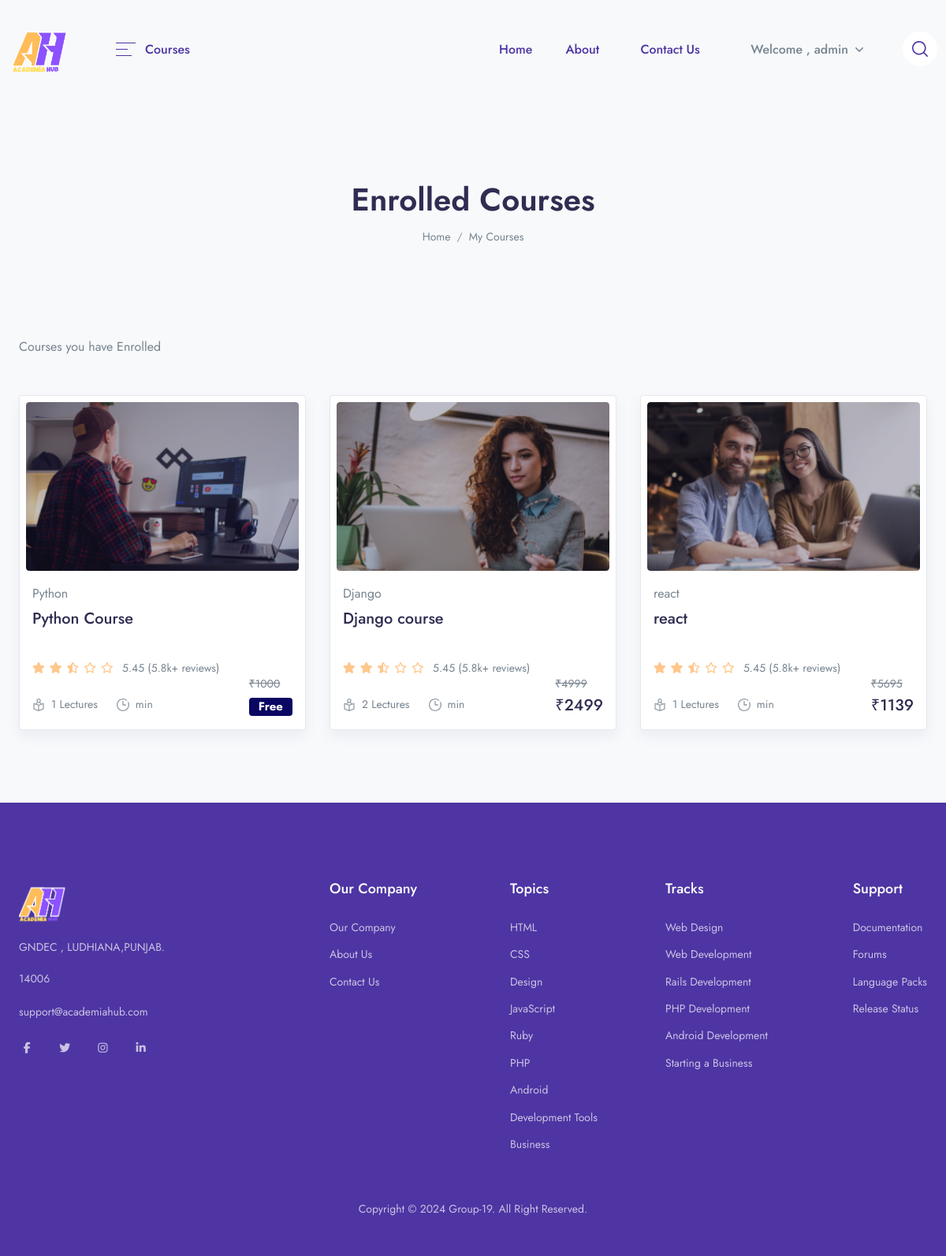
The app's page /my-course (signed in) with its own data.
### app/models.py (models this page shows, shortened)
class UserCourse(models.Model):
    user = models.ForeignKey(User, on_delete=models.CASCADE)
    course = models.ForeignKey(Course, on_delete=models.CASCADE)
    paid = models.BooleanField(default=0)
    date = models.DateTimeField(auto_now_add=True)

class Course(models.Model):
    STATUS = (
        ("PUBLISH", "PUBLISH"),
        ("DRAFT", "DRAFT"),
    )
    featured_image = models.ImageField(upload_to="Media/featured_image", null=True)
    featured_video = models.CharField(max_length=300, null=True)
    title = models.CharField(max_length=500)
    created_at = models.DateTimeField(auto_now_add=True)
    author = models.ForeignKey(Author, on_delete=models.CASCADE, null=True)
    category = models.ForeignKey(Categories, on_delete=models.CASCADE)
    language = models.ForeignKey(Language, on_delete=models.CASCADE, null=True)
    deadline = models.CharField(max_length=100, null=True)
    level = models.ForeignKey(Level, on_delete=models.CASCADE, null=True)
    description = models.TextField()
    price = models.IntegerField(null=True, default=0)
    discount = models.IntegerField(null=True)
    slug = models.SlugField(default="", max_length=255, null=True, blank=True)
    status = models.CharField(choices=STATUS, max_length=100, null=True)
    certificate = models.CharField(null=True, default=False, max_length=100)
    def get_absolute_url(self):
        return reverse("course_details", kwargs={"slug": self.slug})

class Categories(models.Model):
    icon = models.CharField(max_length=200, null=True)
    name = models.CharField(max_length=200)
    def __str__(self):
        return self.name

### LMS/views.py (the view)
# urls.py: path("my-course", views.MY_COURSE, name="my_course"),
def MY_COURSE(request):
    category = Categories.objects.all().order_by("id")[0:5]
    course = UserCourse.objects.filter(user=request.user)
    context = {
        "course": course,
        "category": category,
    }
    return render(request, "course/my_course.html", context)

### app/templatetags/course_tags.py (called while the page is built)
@register.simple_tag
def discount_calculation(price, discount):
    if discount is None or discount is 0:
        return price
    sellprice = price
    sellprice = price - (price * discount / 100)
    return math.floor(sellprice)

### templates/course/my_course.html (shortened to what this page needs)
{% extends 'base.html' %}
{% load static %}
{% load course_tags %}
{% block content %}
<header class="py-8 py-md-11" style="background-image: none;">
    <div class="container text-center py-xl-2">
        <h1 class="display-4 fw-semi-bold mb-0">Enrolled Courses</h1>
        <nav aria-label="breadcrumb">
            <ol class="breadcrumb breadcrumb-scroll justify-content-center">
                <li class="breadcrumb-item">
                    <a class="text-gray-800" href="{% url 'home' %}">
                        Home
                    </a>
                </li>
                <li class="breadcrumb-item text-gray-800 active" aria-current="page">
                    My Courses
                </li>
            </ol>
        </nav>
    </div>
</header>
<div class="container mb-6 mb-xl-8 z-index-2">
    <div class="d-xl-flex align-items-center">
        <p class="mb-xl-0">Courses you have Enrolled </p>
    </div>
</div>
<div class="container pb-4 pb-xl-7">
    <div class="row row-cols-md-2 row-cols-xl-3 mb-6 mb-xl-3">
        {% for i in course %}
        <div class="col-md pb-4 pb-md-7">
            <div class="card border shadow p-2 lift sk-fade">
                <div class="card-zoom position-relative">
                    <a href="{{i.course.get_absolute_url}}" class="card-img sk-thumbnail d-block">
                        <img class="rounded shadow-light-lg" src="{{i.course.featured_image}}" alt="...">
                    </a>
                </div>
                <div class="card-footer px-2 pb-2 mb-1 pt-4 position-relative">
                    <a href="#"><span
                            class="mb-1 d-inline-block text-gray-800">{{i.course.category}}</span></a>
                    <div class="position-relative">
                        <a href="course-single-v2.html" class="d-block stretched-link">
                            <h4 class="line-clamp-2 h-md-48 h-lg-58 me-md-6 me-lg-10 me-xl-4 mb-2">{{i.course.title}}</h4>
                        </a>
                        <div class="d-lg-flex align-items-end flex-wrap mb-n1">
                            <div class="star-rating mb-2 mb-lg-0 me-lg-3">
                                <div class="rating" style="width:50%;"></div>
                            </div>
                            <div class="font-size-sm">
                                <span>5.45 (5.8k+ reviews)</span>
                            </div>
                        </div>
                        <div class="row mx-n2 align-items-end">
                            <div class="col px-2">
                                <ul class="nav mx-n3">
                                    <li class="nav-item px-3">
                                        <div class="d-flex align-items-center">
                                            <div class="me-2 d-flex icon-uxs text-secondary">
                                            </div>
                                            <div class="font-size-sm">{{i.course.video_set.all.count}} Lectures</div>
                                        </div>
                                    </li>
                                    <li class="nav-item px-3">
                                        <div class="d-flex align-items-center">
                                            <div class="me-2 d-flex icon-uxs text-secondary">
                                            </div>
                                            <div class="font-size-sm">{{time_duration.sum}} min</div>
                                        </div>
                                    </li>
                                </ul>
                            </div>
                            {% discount_calculation i.course.price i.course.discount as discounted_price %}
                            {% if discounted_price == 0 %}
                            <div class="col-auto px-2 text-right">
                                <del class="font-size-sm">₹{{i.course.price}}</del>
                                <ins class="h4 mb-0 d-block mb-lg-n1"><span class="badge badge-primary">Free</span></ins>
                            </div>
                            {% else %}
                            <div class="col-auto px-2 text-right">
                                <del class="font-size-sm">₹{{i.course.price}}</del>
                                <ins class="h4 mb-0 d-block mb-lg-n1">₹{{discounted_price}}</ins>
                            </div>
                            {% endif %}
                        </div>
                    </div>
                </div>
            </div>
        </div>
        {% endfor %}
    </div>
</div>
{% endblock content %}

### templates/components/header.html (shortened to what this page needs)
{% load static %}
<header class="navbar navbar-expand-xl navbar-light">
    <div class="container">
        <a class="navbar-brand" href="{% url 'home' %}">
            <img src="{% static 'assets/img/brand.png' %}" class="navbar-brand-img" alt="...">
        </a>
        <ul class="navbar-nav navbar-vertical ms-xl-4 d-none d-xl-flex">
            <li class="nav-item dropdown">
                <a class="nav-link pb-4 mb-n4 px-0 pt-0" id="navbarVerticalMenu" data-bs-toggle="dropdown" href="#"
                    aria-haspopup="true" aria-expanded="false">
                    <div class="py-3 px-5 d-flex align-items-center">
                        <div class="me-3 ms-1 text-gigas d-flex">
                            <svg width="25" height="17" viewBox="0 0 25 17" xmlns="http://www.w3.org/2000/svg">
                                <rect width="25" height="1" fill="currentColor" />
                                <rect y="8" width="15" height="1" fill="currentColor" />
                                <rect y="16" width="20" height="1" fill="currentColor" />
                            </svg>
                        </div>
                        <span class="text-gigas fw-medium me-1">Courses</span>
                    </div>
                </a>
            </li>
        </ul>
        <div class="collapse navbar-collapse z-index-lg" id="navbarCollapse">
            <ul class="navbar-nav ms-auto">
                <li class="nav-item dropdown dropdown-full-width ">
                    <a class="nav-link px-xl-4 text-gigas" href="{% url 'home' %}">
                        <span>Home</span>
                    </a>
                </li>
                <li class="nav-item dropdown dropdown-full-width">
                    <a class="nav-link text-gigas" href="{% url 'about_us' %}">
                        About
                    </a>
                </li>
                <li class="nav-item dropdown dropdown-full-width">
                    <a class="nav-link text-gigas" href="{% url 'contact_us' %}">
                        Contact Us
                    </a>
                </li>
                {% if user.is_authenticated and user.first_name == '' %}
                <li class="nav-item dropdown border-0 px-1 px-md-3">
                    <a class="nav-link dropdown-toggle" id="user" data-bs-toggle="dropdown" href="#"
                        aria-haspopup="true" aria-expanded="false">
                        Welcome , {{user.username}}
                    </a>
                </li>
                {% endif %}
            </ul>
        </div>
        <ul class="navbar-nav flex-row ms-n4 ms-sm-auto ms-xl-0 me-n2 me-md-n4">
            <li class="nav-item border-0 px-1 px-md-3 d-none d-370-block d-xl-block">
                <a class="nav-link d-flex p-3 bg-white-all rounded-circle search-mobile text-gigas icon-xs"
                    data-bs-toggle="collapse" href="#collapseSearchMobile" role="button" aria-expanded="false"
                    aria-controls="collapseSearchMobile">
                </a>
            </li>
        </ul>
    </div>
</header>

### records on screen
UserCourse: course.featured_image (picture), course.category "Python", course "Python Course", course.video_set.all.count "1", course.price "1000"
UserCourse: course.featured_image (picture), course.category "Django", course "Django course", course.video_set.all.count "2", course.price "4999", discounted_price "2499"
UserCourse: course.featured_image (picture), course.category "react", course "react", course.video_set.all.count "1", course.price "5695", discounted_price "1139"

### other values on screen
{{ user.username }} "admin"
